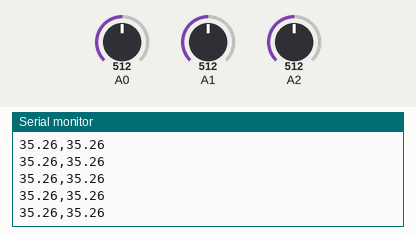
A sketch run on a simulated Arduino Uno, built with avr-gcc and run on an emulated ATmega328P. On the bench: the last lines printed to the serial monitor. Inputs (shaded band) come from the test bench; at power-on: A0 = 512, A1 = 512, A2 = 512.

Above: at 5.7 s.
5.8 s: A0 set to 519
At 6.3 s:
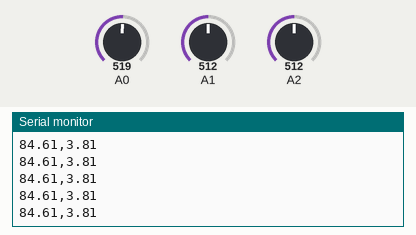
7.3 s: A0 set to 501
At 8.3 s:
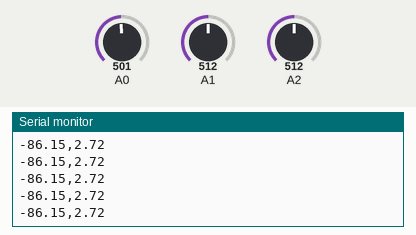
Timing chart, 0 to 10.3 s (numbered marks = the images above; inputs shaded):
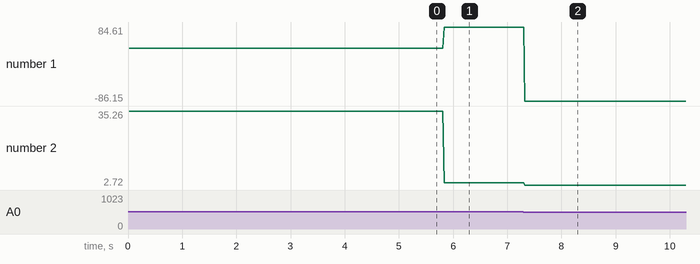

Measured:
- after the input at 5.8 s, the serial monitor: prints a new line at once (image 1)
- after the input at 7.3 s, the serial monitor: prints a new line at once (image 2)
- plotted number 1: 35.26 → 84.61 after the input at 5.8 s, 84.61 → -86.15 after the input at 7.3 s
- plotted number 2: 35.26 → 3.81 after the input at 5.8 s, 3.81 → 2.72 after the input at 7.3 s

The sketch:

AccelerometerReader.ino
```cpp
/*
  Accelerometer reader
 Context: Arduino
 Reads 2 axes of an accelerometer, calculates pitch and roll,
 and sends the values out the serial port
 */

void setup() {
  // initialize serial communication:
  Serial.begin(9600);
  // tell the microcontroller to read the external
  // analog reference voltage:
  analogReference(EXTERNAL);
}

void loop() {
  // read the accelerometer axes, and convert
  // the results to acceleration values:
  float xAxis = readAcceleration(analogRead(A0));
  delay(10);
  float yAxis= readAcceleration(analogRead(A1));
  delay(10);
  float zAxis = readAcceleration(analogRead(A2));

  // apply trigonometry to get the pitch and roll:
  float pitch = atan(xAxis/sqrt(pow(yAxis,2) + pow(zAxis,2)));
  float roll = atan(yAxis/sqrt(pow(xAxis,2) + pow(zAxis,2)));
  pitch = pitch * (180.0/PI);
  roll = roll * (180.0/PI) ;

  // print the results:
  Serial.print(pitch);
  Serial.print(",");
  Serial.println(roll);
}

float readAcceleration(int thisAxis) {
  // the accelerometer's zero reading is at half
  // its voltage range:
  float zeroPoint = 1.65;
  // convert the reading into a voltage:
  float voltage = (thisAxis * 3.3 / 1023.0) - zeroPoint;
  // divide by the accelerometer's sensitivity:
  float acceleration = voltage / 0.3;
  // return the acceleration in g's:
  return acceleration;
}
```
